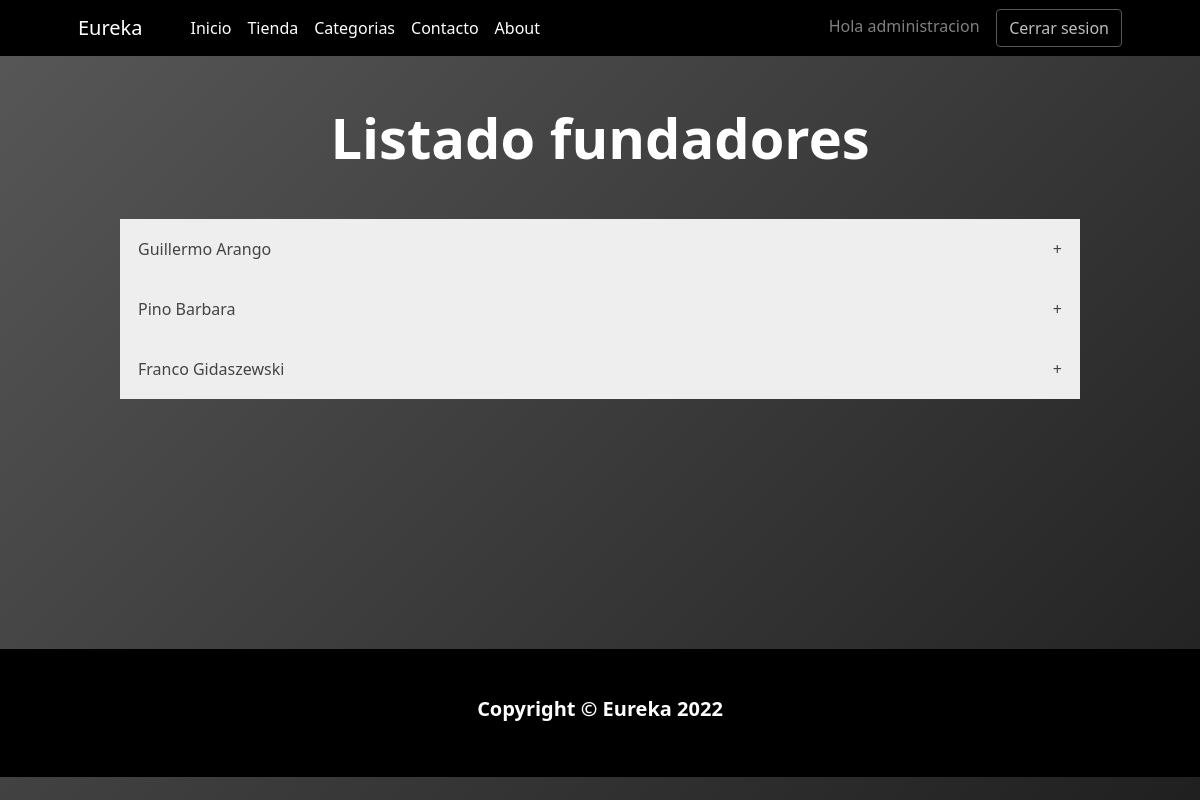
/about/listar_fundador/ (signed in), run on the app's committed database.
### About/models.py (models this page shows)
class Fundador(models.Model):
    nombre_completo=models.CharField(max_length=100)
    historia=models.TextField(max_length=500)
    imagen=models.ImageField(null=True, blank=True,upload_to="fundador/")
    created=models.DateTimeField(default=datetime.now())
    updated=models.DateTimeField(default=datetime.now())

### About/views.py (the view)
# urls.py: path('listar_fundador/', listar_fundador, name='about-listar-fundador'),
@permission_required("auth.is_staff")
def listar_fundador(request):
    fundadores=Fundador.objects.all()
    contexto={"fundadores":fundadores}
    return render(request, 'About/listar_fundadores.html',contexto)

### carro/context_processor.py (called while the page is built)
def importe_total_carro(request):
    total=0
    if request.user.is_authenticated:
        if 'carro' in request.session:
            for key , value in request.session["carro"].items():
                total=total+(float(value["precio"])*value["cantidad"])
    else:
        total="debes hacer login"
    return {"importe_total_carro":total}

### About/templates/About/listar_fundadores.html (shortened to what this page needs)
{% extends 'Home/base.html'%} {% block contenido %} {% load static %}
<div class="container px-4 px-lg-5 my-5">
  <div class="text-center text-white">
    <h1 class="display-4 fw-bolder">Listado fundadores</h1>
  </div>
</div>
<div class="contenedor-acordiones">
  {%if fundadores%} {% for fundador in fundadores%}
  <button class="accordion">{{fundador.nombre_completo}} <span>+</span></button>
  {%endfor%} {%else%}
  <p style="color: white !important">No hay Fundadores</p>
  {%endif%}
</div>
{% endblock %}

### Home/templates/Home/base.html (shortened to what this page needs)
<html>
  <head>
    {% load static %}
    <link
      href="{% static 'home/vendor/bootstrap/css/bootstrapp.min.css' %}"
      rel="stylesheet"
    />
    <link
      href="https://cdn.jsdelivr.net/npm/bootstrap-icons@1.5.0/font/bootstrap-icons.css"
      rel="stylesheet"
    />
    <link href="{% static 'home/css/styles.css' %}" rel="stylesheet" />
  </head>
  <body>
    <nav class="navbar navbar-expand-lg navbar-light bg-black">
      <div class="container px-4 px-lg-5">
        <a style="color: white" class="navbar-brand" href="{% url 'home'%}"
          >Eureka</a
        >
        <div class="collapse navbar-collapse" id="navbarSupportedContent">
          <ul class="navbar-nav me-auto mb-2 mb-lg-0 ms-lg-4">
            <li class="nav-item">
              <a
                style="color: rgb(255, 255, 255)"
                class="nav-link"
                aria-current="page"
                href="{% url 'home'%}"
                >Inicio</a
              >
            </li>
            <li class="nav-item">
              <a style="color: white" class="nav-link" href="{%url 'tienda'%}"
                >Tienda</a
              >
            </li>
            <li class="nav-item">
              <a
                style="color: white"
                class="nav-link"
                href="{%url 'categorias'%}"
                >Categorias</a
              >
            </li>
            <li class="nav-item">
              <a
                style="color: white"
                class="nav-link"
                href="{%url 'message-landing'%}"
                >Contacto</a
              >
            </li>
            <li class="nav-item">
              <a
                style="color: white"
                class="nav-link"
                href="{%url 'about-landing'%}"
                >About</a
              >
            </li>
          </ul>
          <div class="text-white-50">
            {% if user.is_authenticated %} Hola {{ user.username }} &nbsp;
            &nbsp;<a
              href="{% url 'cerrar_sesion'  %}"
              class="btn btn-outline-dark"
              >Cerrar sesion</a
            >
            {% endif %}
          </div>
        </div>
      </div>
    </nav>
    {% block contenido %} {% endblock %}
    <footer class="py-5 bg-black">
      <div class="text-center text-white">
        <h5 class="display-8 fw-bolder text-white-20">
          Copyright &copy; Eureka 2022
        </h5>
      </div>
    </footer>
  </body>
</html>

### data on the page
Fundador: nombre_completo "Guillermo Arango"
Fundador: nombre_completo "Pino Barbara"
Fundador: nombre_completo "Franco Gidaszewski"

### other printed values
{{ user.username }} "administracion"
